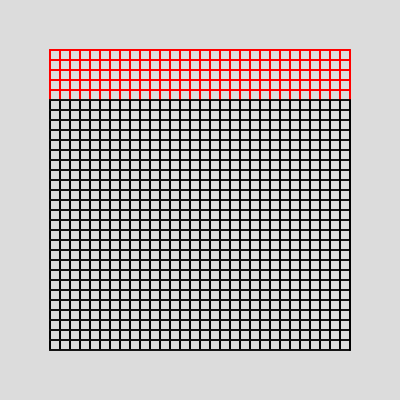
Frame 1 (no input)
Frame 60 (no input): identical to frame 1, image omitted
Frame 120 (the mouse pressed at the canvas centre since frame 60): identical to frame 1, image omitted

The p5.js sketch that drew this single still picture (run headless with seeded random() and noise() and a simulated clock; from frame 60 on, the mouse is pressed at the canvas centre):

// p5.js sketch
// ── sketch.js
function setup() {
  createCanvas(400, 400);
}

function draw() {
  background(220);
  for(i=50;i<= width-50;i+=10){
strokeWeight(2)
    if(i >= 50 && i < 100){
      stroke(255,0,0)
    } else {
    stroke(20)
    }
    line(50,i,width-50,i)
    for(j=50;j<=height-100;j+=50){
      if(j>=50 && j<100){
    stroke(255,0,0)
      } else {
         stroke(0) 
      }
      line(i,j,i,j+50)
    }
    
  }
}
